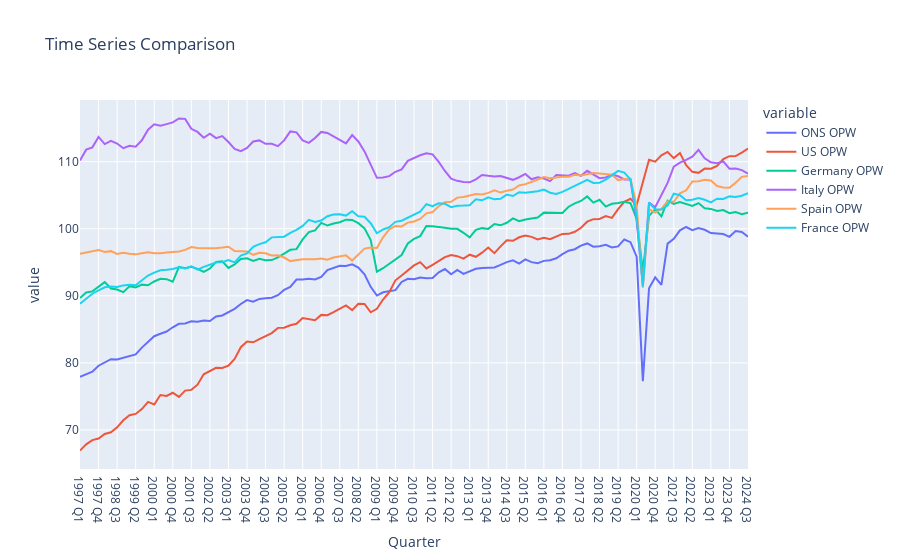

Source (notebook cell):
### Code cell
fig = px.line(dataset, x="Quarter", y=["ONS OPW", "US OPW", "Germany OPW", "Italy OPW", "Spain OPW", "France OPW"], title="Time Series Comparison")
fig.show()
